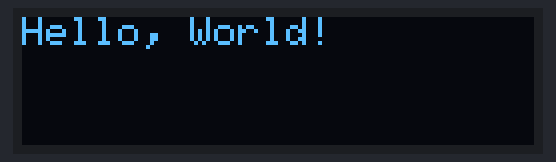
The sketch below on a simulated Arduino Uno, built with avr-gcc and run on an emulated ATmega328P. Shown: 128×32 one-colour display.

Above: at 0.2 s.

The sketch:

ssd1306_i2c.ino
```cpp
// ssd1306_i2c
// This is an simple example for Monochrome OLEDs based on SSD1306 drivers
// The following functions are used in this example
// - display.clearDisplay()   : all pixels are off
// - display.setTextSize(n)   : set the font size, supports sizes from 1 to 8
// - display.setCursor(x,y)   : set the coordinates to start writing text
// - display.print(“message”) : print the characters at location x,y
// - display.display()        : call this method for the changes to make effect

// #include <SPI.h>
// #include <Wire.h>
#include <Adafruit_GFX.h>
#include <Adafruit_SSD1306.h>

#define SCREEN_WIDTH 128  // OLED display width, in pixels
#define SCREEN_HEIGHT 32  // OLED display height, in pixels

// Declaration for an SSD1306 display connected to I2C (SDA, SCL pins)
// Declaration for an SSD1306 display connected to I2C (SDA, SCL pins)
#define OLED_RESET     -1 // Reset pin # (or -1 if sharing Arduino reset pin)
Adafruit_SSD1306 display(SCREEN_WIDTH, SCREEN_HEIGHT, &Wire, OLED_RESET);

void setup()
{
  Serial.begin(9600);
  delay(100);

  if(!display.begin(SSD1306_SWITCHCAPVCC, 0x3C)) { // Address or 0x3D for
    Serial.println(F("SSD1306 allocation failed"));
    for (;;)
    {
        delay(1000);
    }
  }
  // Setup oled display
  display.setTextSize(1);      // Normal 1:1 pixel scale
  display.setTextColor(WHITE); // Draw white text
  display.setCursor(0, 0);     // Start at top-left corner

  // Simple text
  display.clearDisplay();
  display.println("Hello, World!");
  display.display();
  delay(2000);
}

void loop()
{
}
```
